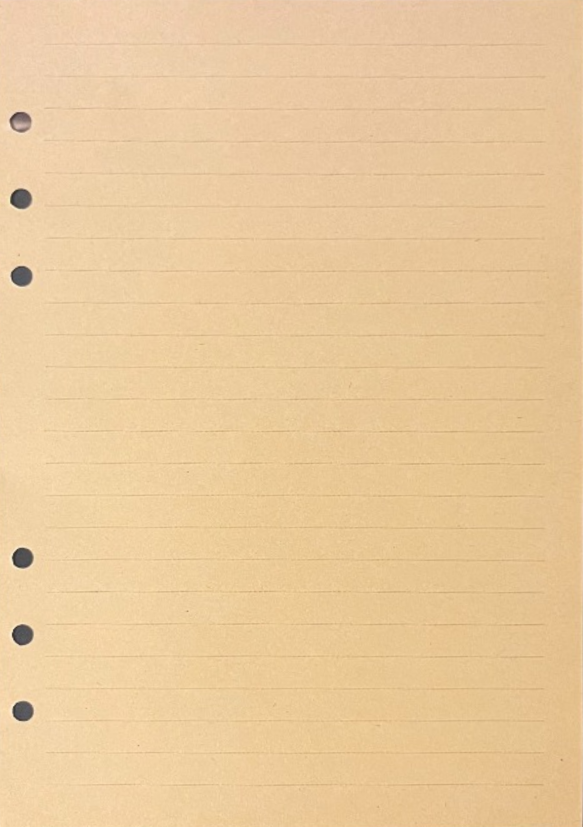
#> input picture journal/page01/real_paper_300dpi.png, 1748 x 2480 px (shown at 1/3 size)
$ python build_page01_back.py
#> lines starting #> are read from the running program, lines starting #| are printed output that depends on the picture
### scripts/journal/pdf_builder.py
"""
PDF Builder: Generates vector-dimensioned ISO A5 PDFs at exact 1:1 scale (300 DPI).
Ensures zero printer ink on unprinted paper regions.
"""

import os
from typing import Union
import cv2
import numpy as np
from PIL import Image

from .geometry import (
    A5_WIDTH_MM,
    A5_HEIGHT_MM,
    DEFAULT_DPI,
    CANVAS_WIDTH_PX,
    CANVAS_HEIGHT_PX,
    mm_to_pt,
)


class PDFBuilder:
    """Generates print-ready PDFs with millimetric precision."""

    @staticmethod
    def save_a5_pdf_from_rgba(
        rgba_img: np.ndarray,
        output_pdf_path: str,
        dpi: int = DEFAULT_DPI,
    ) -> None:
        """
        Saves an RGBA numpy array as an exact 1:1 A5 PDF (300 DPI).
        Unprinted pixels are mapped to pure (255, 255, 255) so standard CMYK printers
        deposit zero ink on the paper.

        Args:
            rgba_img: RGBA image of shape (H, W, 4).
            output_pdf_path: Target path for the output PDF.
            dpi: Resolution (default 300 DPI).
        """
        os.makedirs(os.path.dirname(os.path.abspath(output_pdf_path)), exist_ok=True)

        h, w = rgba_img.shape[:2]
        # Ensure canvas dimensions match target
        if (w, h) != (CANVAS_WIDTH_PX, CANVAS_HEIGHT_PX):
            rgba_img = cv2.resize(
                rgba_img,
                (CANVAS_WIDTH_PX, CANVAS_HEIGHT_PX),
                interpolation=cv2.INTER_LANCZOS4
            )

        # Separate color and alpha
        rgb = rgba_img[:, :, :3]
        alpha = rgba_img[:, :, 3].astype(np.float32) / 255.0

        # Composite against pure white background
        white_bg = np.ones((CANVAS_HEIGHT_PX, CANVAS_WIDTH_PX, 3), dtype=np.float32) * 255.0
        alpha_3d = alpha[:, :, np.newaxis]
        blended = rgb.astype(np.float32) * alpha_3d + white_bg * (1.0 - alpha_3d)
        final_rgb = np.clip(blended, 0, 255).astype(np.uint8)

        # Convert to PIL and save as PDF with exact DPI
        pil_img = Image.fromarray(final_rgb)
        pil_img.save(
            output_pdf_path,
            'PDF',
            resolution=float(dpi),
            quality=100
        )

### scripts/journal/geometry.py
"""
Mathematical and physical geometry definitions for A5 Journal pages.
Calibrated via computer vision on the physical leather-bound journal paper.
"""

from dataclasses import dataclass
from typing import List, Tuple

# Base Physical Dimensions (ISO 216 A5)
A5_WIDTH_MM: float = 148.0
A5_HEIGHT_MM: float = 210.0
DEFAULT_DPI: int = 300

# Conversion constants
MM_PER_INCH: float = 25.4
POINTS_PER_INCH: float = 72.0


def mm_to_px(mm: float, dpi: int = DEFAULT_DPI) -> int:
    """Convert millimeters to pixels at the specified DPI."""
    return round((mm / MM_PER_INCH) * dpi)


def px_to_mm(px: int, dpi: int = DEFAULT_DPI) -> float:
    """Convert pixels to millimeters at the specified DPI."""
    return (px / dpi) * MM_PER_INCH


def mm_to_pt(mm: float) -> float:
    """Convert millimeters to PostScript points (72 pt / inch)."""
    return (mm / MM_PER_INCH) * POINTS_PER_INCH


# Canvas sizes
CANVAS_WIDTH_PX: int = mm_to_px(A5_WIDTH_MM, DEFAULT_DPI)    # 1748 px
CANVAS_HEIGHT_PX: int = mm_to_px(A5_HEIGHT_MM, DEFAULT_DPI)  # 2480 px
CANVAS_WIDTH_PT: float = mm_to_pt(A5_WIDTH_MM)               # 419.528 pt
CANVAS_HEIGHT_PT: float = mm_to_pt(A5_HEIGHT_MM)             # 595.276 pt

# Physical Ruled Lines
LINE_COUNT: int = 21
HEADER_MARGIN_MM: float = 36.0
LINE_PITCH_MM: float = 8.2
BOTTOM_MARGIN_MM: float = 10.6

# 6-Ring Binder Holes Geometry
HOLE_DIAMETER_MM: float = 5.5
HOLE_RADIUS_MM: float = HOLE_DIAMETER_MM / 2.0
HOLE_MARGIN_FROM_EDGE_MM: float = 7.5

HOLE_Y_POSITIONS_MM: List[float] = [
    30.0, 49.0, 68.0,    # Upper trio
    138.0, 157.0, 176.0  # Lower trio
]


@dataclass(frozen=True)
class PageGeometry:
    """Geometry profile for a specific face (Cara A or Cara B)."""
    face: str  # 'A' (front, holes on left) or 'B' (back, holes on right)
    width_mm: float = A5_WIDTH_MM
    height_mm: float = A5_HEIGHT_MM
    dpi: int = DEFAULT_DPI

    # [34 lines left out: functions hole_x_center_mm, safe_content_box_mm, get_ruled_line_y_mm, not called in this run]

    def get_all_lines_y_mm(self) -> List[float]:
        """Returns all 21 ruled line Y positions in mm."""
        return [self.get_ruled_line_y_mm(i) for i in range(1, LINE_COUNT + 1)]


GEOMETRY_CARA_A = PageGeometry(face='A')
GEOMETRY_CARA_B = PageGeometry(face='B')

### scripts/journal/build_page01_back.py
"""
Production script for Page 1 Cara B (The Cartographer's Letter).
Renders 21 lines of authentic Renaissance Cartographer calligraphy directly onto the
physical ruled lines of A5 paper, with prominent title, celestial vignettes,
and the official Constellation Path seal on signature.
"""

import os
import sys
import cv2
import numpy as np
from PIL import Image, ImageDraw, ImageFont

sys.path.insert(0, os.path.abspath(os.path.join(os.path.dirname(__file__), '..', '..')))

from scripts.journal.geometry import (
    GEOMETRY_CARA_B,
    CANVAS_WIDTH_PX,
    CANVAS_HEIGHT_PX,
    mm_to_px,
)
from scripts.journal.pdf_builder import PDFBuilder


LETTER_LINES_21 = [
    "For centuries, our order believed every path had already been mapped.",
    "We were wrong. The old kingdom left trails that appear on no atlas,",
    "hidden markers waiting for someone to connect them across the land.",
    "",
    "My search began in the desert ruins, tracking symbols carved in stone.",
    "Every clue points toward a forgotten network of sanctuaries.",
    "The first three markers are verified.",
    "",
    "The Astrolabe we recovered is only one piece of a much larger puzzle.",
    "It does not point to ordinary stars. When aligned with the old towers,",
    "its dials reveal landmarks that should not exist on our charts.",
    "",
    "I have gathered all my observations, routes, and sketches in this book.",
    "Step by step, the pieces are beginning to form a single continuous route.",
    "There is still much ground to cover before the full map is revealed.",
    "",
    "Tonight I head north to follow the trail into the mountain pass.",
    "If you hold these notes, follow the clues in order and trust your instincts.",
    "",
    "The path is real. We just have to walk it.",
    "The Cartographer"
]


def create_constellation_seal(diameter: int = 74, gc: tuple = (28, 25, 23)) -> np.ndarray:
    """
    Renders the official Constellation Path emblem (Astrolabe rings, Stellar Triangle, 4 stars)
    in realistic hand-drawn graphite/ink signet style.
    """
    size = diameter + 24
    img = np.zeros((size, size, 4), dtype=np.uint8)
    cx, cy = size // 2, size // 2
    R = diameter // 2

    # Outer solid astrolabe ring with soft edge
    cv2.circle(img, (cx, cy), R, (*gc, 215), 1, cv2.LINE_AA)
    cv2.circle(img, (cx, cy), R - 3, (*gc, 125), 1, cv2.LINE_AA)

    # Middle dashed ring
    r_dash = int(R * 0.88)
    for deg in range(0, 360, 15):
        rad1 = np.deg2rad(deg)
        rad2 = np.deg2rad(deg + 8)
        x1 = int(round(cx + r_dash * np.cos(rad1)))
        y1 = int(round(cy + r_dash * np.sin(rad1)))
        x2 = int(round(cx + r_dash * np.cos(rad2)))
        y2 = int(round(cy + r_dash * np.sin(rad2)))
        cv2.line(img, (x1, y1), (x2, y2), (*gc, 180), 1, cv2.LINE_AA)

    # Inner ring
    r_in = int(R * 0.76)
    cv2.circle(img, (cx, cy), r_in, (*gc, 160), 1, cv2.LINE_AA)

    # Stellar Triangle
    r_tri = r_in * 0.82
    p_top = (cx, int(round(cy - r_tri)))
    p_bl = (int(round(cx + r_tri * np.cos(np.deg2rad(130)))), int(round(cy + r_tri * np.sin(np.deg2rad(130)))))
    p_br = (int(round(cx + r_tri * np.cos(np.deg2rad(50)))), int(round(cy + r_tri * np.sin(np.deg2rad(50)))))

    cv2.line(img, p_top, p_bl, (*gc, 215), 1, cv2.LINE_AA)
    cv2.line(img, p_top, p_br, (*gc, 215), 1, cv2.LINE_AA)
    cv2.line(img, p_bl, p_br, (*gc, 215), 1, cv2.LINE_AA)

    # 3 Major Constellation Stars with radiating cross-ticks
    stars = [p_top, p_bl, p_br]
    for px, py in stars:
        for dx, dy in [(0, 4), (0, -4), (4, 0), (-4, 0)]:
            cv2.line(img, (px, py), (px + dx, py + dy), (*gc, 160), 1, cv2.LINE_AA)
        cv2.circle(img, (px, py), 2, (*gc, 240), -1)

    # Center guide star
    p_cen = (cx, int(round(cy + r_tri * 0.18)))
    cv2.circle(img, p_cen, 1, (*gc, 220), -1)
    for dx, dy in [(0, 3), (0, -3), (3, 0), (-3, 0)]:
        cv2.line(img, (p_cen[0], p_cen[1]), (p_cen[0] + dx, p_cen[1] + dy), (*gc, 140), 1, cv2.LINE_AA)

    return img


# [27 lines left out: function create_header_astrolabe, not called in this run]


def create_constellation_doodle(width: int = 300, height: int = 150, gc: tuple = (28, 25, 23)) -> np.ndarray:
    """Renders a delicate star constellation diagram (Cygnus / Northern Cross) with coordinates."""
    img = np.zeros((height, width, 4), dtype=np.uint8)
    stars = [
        ('Deneb', (230, 25), 3),
        ('Sadr', (170, 70), 3),
        ('Albireo', (50, 125), 2),
        ('Gienah', (250, 115), 2),
        ('Delta', (105, 35), 2),
    ]
    lines = [
        (stars[0][1], stars[1][1]),
        (stars[1][1], stars[2][1]),
        (stars[1][1], stars[3][1]),
        (stars[1][1], stars[4][1]),
    ]
    for p1, p2 in lines:
        dist = int(np.hypot(p2[0]-p1[0], p2[1]-p1[1]))
        num_d = max(3, dist // 6)
        for step in range(0, num_d, 2):
            t1 = step / float(num_d)
            t2 = min(1.0, (step + 1) / float(num_d))
            pt1 = (int(round(p1[0] + (p2[0]-p1[0])*t1)), int(round(p1[1] + (p2[1]-p1[1])*t1)))
            pt2 = (int(round(p1[0] + (p2[0]-p1[0])*t2)), int(round(p1[1] + (p2[1]-p1[1])*t2)))
            cv2.line(img, pt1, pt2, (*gc, 105), 1, cv2.LINE_AA)

    for name, (sx, sy), r in stars:
        for dx, dy in [(0, 4), (0, -4), (4, 0), (-4, 0)]:
            cv2.line(img, (sx, sy), (sx + dx, sy + dy), (*gc, 130), 1, cv2.LINE_AA)
        cv2.circle(img, (sx, sy), r, (*gc, 195), -1)

    cv2.putText(img, 'CYGNUS', (200, 142), cv2.FONT_HERSHEY_SIMPLEX, 0.35, (*gc, 115), 1, cv2.LINE_AA)
    cv2.putText(img, '41*53 N', (30, 25), cv2.FONT_HERSHEY_SIMPLEX, 0.35, (*gc, 95), 1, cv2.LINE_AA)
    return img


def blit_rgba(target: np.ndarray, src: np.ndarray, x: int, y: int) -> None:
    """Safely blits an RGBA source onto an RGBA target canvas with boundary clamping."""
    th, tw = target.shape[:2]
    sh, sw = src.shape[:2]
    x1, y1 = max(0, x), max(0, y)
    x2, y2 = min(tw, x + sw), min(th, y + sh)
    if x2 <= x1 or y2 <= y1:
        return
    sx1, sy1 = x1 - x, y1 - y
    sx2, sy2 = sx1 + (x2 - x1), sy1 + (y2 - y1)
    sub = target[y1:y2, x1:x2]
    sub[:, :, 3] = np.maximum(sub[:, :, 3], src[sy1:sy2, sx1:sx2, 3])
    for c in range(3):
        sub[:, :, c] = src[sy1:sy2, sx1:sx2, c]
    target[y1:y2, x1:x2] = sub


def render_organic_handwriting_line(
    text: str,
    font_path: str,
    font_size: int = 41,
    seed: int = 123,
    gc: tuple = (46, 42, 38)
):
    """
    Renders a single line of handwriting with authentic wrist micro-jitter,
    natural letter-spacing variance, 2B pencil graphite grain, and organic pressure modulation.
    """
    if not text:
        return None
    scale = 3
    font = ImageFont.truetype(font_path, int(font_size * scale))
    dummy = Image.new('RGBA', (10, 10))
    d_dummy = ImageDraw.Draw(dummy)

    words = text.split(' ')
    w_total = d_dummy.textbbox((0, 0), text, font=font)[2] + len(words) * 6 * scale + 80 * scale
    h_total = int(font_size * 3.2 * scale)

    line_img = Image.new('RGBA', (w_total, h_total), (0, 0, 0, 0))
    d_line = ImageDraw.Draw(line_img)

    base_y = int(font_size * 2.1 * scale)
    cur_x = 10 * scale
    space_w = d_dummy.textbbox((0, 0), ' ', font=font)[2] - d_dummy.textbbox((0, 0), ' ', font=font)[0]

    np.random.seed(seed)
    for word in words:
        w_width = d_dummy.textbbox((0, 0), word, font=font)[2] - d_dummy.textbbox((0, 0), word, font=font)[0]
        jitter_y = np.random.uniform(-0.5, 0.5) * scale
        d_line.text((cur_x, base_y + jitter_y), word, font=font, anchor='ls', fill=(255, 255, 255, 255))
        cur_x += w_width + space_w + int(np.random.uniform(-1, 2) * scale)

    arr = np.array(line_img)
    alpha = arr[:, :, 3].astype(float)
    if alpha.max() == 0:
        return None

    # Realistic 2B graphite grain and natural wrist pressure dynamics
    grain = np.random.normal(0, 10, alpha.shape)
    textured = np.where(alpha > 10, np.clip(alpha * 0.90 + grain, 35, 240), alpha).astype(np.uint8)

    w_out = arr.shape[1] // scale
    h_out = arr.shape[0] // scale
    res_alpha = cv2.resize(textured, (w_out, h_out), interpolation=cv2.INTER_AREA)

    res = np.zeros((res_alpha.shape[0], res_alpha.shape[1], 4), dtype=np.uint8)
    for c in range(3):
        res[:, :, c] = gc[c]
    res[:, :, 3] = res_alpha
    return res, base_y // scale


def create_handdrawn_divider(width: int = 1345, gc: tuple = (46, 42, 38), seed: int = 99) -> np.ndarray:
    """
    Renders an authentic hand-drawn pencil divider line with subtle organic tremor,
    sinusoidal wave, soft tapering ends, and an irregular central diamond ornament.
    """
    np.random.seed(seed)
    h = 30
    img = np.zeros((h, width, 4), dtype=np.uint8)
    cy = h // 2
    pts = []
    for x in range(0, width, 4):
        wave = np.sin(x / 140.0) * 1.2 + np.cos(x / 65.0) * 0.6
        tremor = np.random.uniform(-0.4, 0.4)
        y = cy + wave + tremor
        t = 1.0
        if x < 60:
            t = x / 60.0
        elif x > width - 60:
            t = (width - x) / 60.0
        pts.append((x, int(round(y)), t))

    for i in range(len(pts) - 1):
        p1 = (pts[i][0], pts[i][1])
        p2 = (pts[i + 1][0], pts[i + 1][1])
        alpha = int(round(180 * min(pts[i][2], pts[i + 1][2])))
        cv2.line(img, p1, p2, (*gc, alpha), 1, cv2.LINE_AA)

    cx = width // 2
    dia_pts = np.array([
        [cx, cy - 4],
        [cx + 5, cy],
        [cx, cy + 4],
        [cx - 5, cy]
    ], np.int32)
    cv2.fillPoly(img, [dia_pts], (*gc, 180))
    cv2.polylines(img, [dia_pts], True, (*gc, 210), 1, cv2.LINE_AA)
    return img


def render_pencil_title(
    text: str,
    font_path: str,
    font_size: int = 58,
    gc: tuple = (46, 42, 38),
    seed: int = 42
) -> tuple:
    """
    Renders the title in authentic cursive pencil texture:
    soft pressure, graphite micro-grain, and natural alpha modulation.
    """
#> called with text = 'The Uncharted Path', font_path = 'assets/fonts/MarckScript.ttf', font_size = 58, gc = (46, 42, 38), seed = 42
    scale = 3
    font = ImageFont.truetype(font_path, int(font_size * scale))
    dummy = Image.new('RGBA', (10, 10))
    d_dummy = ImageDraw.Draw(dummy)
    bbox = d_dummy.textbbox((0, 0), text, font=font)
    w_tot = bbox[2] + 40 * scale
    h_tot = int(font_size * 2.8 * scale)
    img = Image.new('RGBA', (w_tot, h_tot), (0, 0, 0, 0))
#> img: PIL image 1844x487 RGBA; every value is 0
    d = ImageDraw.Draw(img)
    base_y = int(font_size * 1.9 * scale)
    d.text((10 * scale, base_y), text, font=font, anchor='ls', fill=(255, 255, 255, 255))

    arr = np.array(img)
    alpha = arr[:, :, 3].astype(float)
    np.random.seed(seed)
    grain = np.random.normal(0, 12, alpha.shape)
    textured = np.where(alpha > 10, np.clip(alpha * 0.88 + grain, 35, 235), alpha).astype(np.uint8)
    res_alpha = cv2.resize(textured, (arr.shape[1] // scale, arr.shape[0] // scale), interpolation=cv2.INTER_AREA)

    res = np.zeros((res_alpha.shape[0], res_alpha.shape[1], 4), dtype=np.uint8)
    for c in range(3):
        res[:, :, c] = gc[c]
    res[:, :, 3] = res_alpha
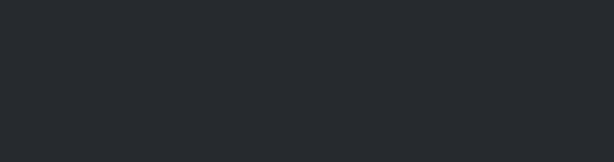
#> res: shape (162, 614, 4); mean of channels 0, 1, 2, 3 46, 42, 38, 14.9; drawn as B, G, R
    return res, base_y // scale


def render_cara_b_canvas(
    lines: list = LETTER_LINES_21,
    gc: tuple = (46, 42, 38),
    body_font_path: str = None,
    header_font_path: str = None
) -> np.ndarray:
    """Renders the transparent 300 DPI canvas for Cara B with authentic manuscript handwriting."""
    canvas = np.zeros((CANVAS_HEIGHT_PX, CANVAS_WIDTH_PX, 4), dtype=np.uint8)
    project_root = os.path.abspath(os.path.join(os.path.dirname(__file__), '..', '..'))

    if body_font_path is None:
        body_font_path = os.path.join(project_root, 'assets', 'fonts', 'MarckScript.ttf')
    if header_font_path is None:
        header_font_path = os.path.join(project_root, 'assets', 'fonts', 'MarckScript.ttf')

    # 1. Header: The Uncharted Path (58 pt cursive pencil, baseline on ruled line Y=231 px)
    t_img, base_out = render_pencil_title("The Uncharted Path", header_font_path, font_size=58, gc=gc, seed=42)
#> base_out = 110
    th, tw = t_img.shape[:2]
    blit_rgba(canvas, t_img, 165, 231 - base_out)

    # Hand-drawn irregular pencil divider with central diamond on ruled line Y=328 px
    div = create_handdrawn_divider(width=1345, gc=gc, seed=99)
    dh, dw = div.shape[:2]
    blit_rgba(canvas, div, 165, 328 - dh // 2)

    # 2. Compose Body Lines: Each line rests directly ON the physical ruled line
    x_body = 165
    for i, line_text in enumerate(lines):
        if not line_text:
            continue
        y_phys_line = int(round(425 + i * 96.85))

        if i == 20:  # Signature line
            rendered = render_organic_handwriting_line(line_text, body_font_path, font_size=46, seed=500 + i, gc=gc)
            if rendered:
                line_img, base_out = rendered
                lh, lw = line_img.shape[:2]

                sig_x = 760
                sig_y = y_phys_line - base_out - 3

                # Constellation Seal
                seal = create_constellation_seal(74, gc=gc)
                sh, sw = seal.shape[:2]
                seal_x = sig_x - sw - 15
                seal_y = y_phys_line - sh // 2 - 12
                blit_rgba(canvas, seal, seal_x, seal_y)

                # Signature text
                blit_rgba(canvas, line_img, sig_x, sig_y)

                # Cursive flourish underline
                uy = y_phys_line + 5
                cv2.line(canvas, (sig_x - 5, uy), (sig_x + lw + 20, uy), (*gc, 160), 1, cv2.LINE_AA)
                cv2.line(canvas, (sig_x + lw + 20, uy), (sig_x + lw + 45, uy + 8), (*gc, 90), 1, cv2.LINE_AA)

        else:
            rendered = render_organic_handwriting_line(line_text, body_font_path, font_size=41, seed=100 + i * 37, gc=gc)
            if rendered:
                line_img, base_out = rendered
                lh, lw = line_img.shape[:2]
                ly = y_phys_line - base_out - 3
                blit_rgba(canvas, line_img, x_body, ly)
#> this loop made 21 passes
#> (base_out, ly) on passes 1, 2, 3, 5, 6, 7, 9, 10: (86, 336), (86, 433), (86, 530), (86, 723), (86, 820), (86, 917), (86, 1111), (86, 1208)
#> pass 1, in render_organic_handwriting_line, `alpha = arr[:, :, 3].astype(float)`:
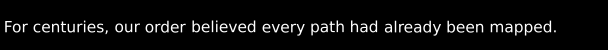
#> alpha: shape (393, 4858) float64 (shown at 1/8 size); min 0, max 255, mean 13.9
#> after the loop:
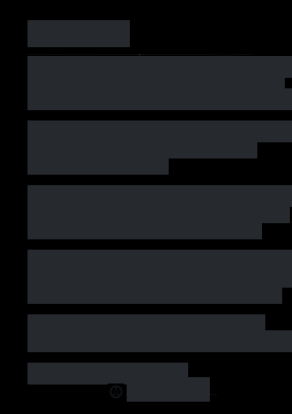
#> canvas: shape (2480, 1748, 4) (shown at 1/6 size); mean of channels 0, 1, 2, 3 27.3, 24.9, 22.5, 8.7; drawn as B, G, R

    # 3. Constellation doodle in EMPTY right margin at Line 6/7 (Y=875, X=1160)
    doodle = create_constellation_doodle(300, 150, gc=gc)
#> after the loop in create_constellation_doodle, `for name, (sx, sy), r in stars:`:
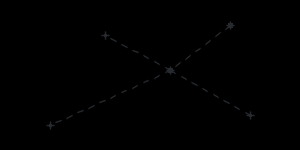
#> img: shape (150, 300, 4); mean of channels 0, 1, 2, 3 0.4, 0.3, 0.3, 1.1; drawn as B, G, R
    blit_rgba(canvas, doodle, 1160, 875)
#> in blit_rgba (call 20), `sub[:, :, 3] = np.maximum(sub[:, :, 3], src[sy1:sy2, sx1:sx2, 3])`:
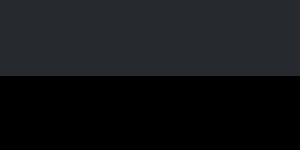
#> sub: shape (150, 300, 4); mean of channels 0, 1, 2, 3 23.3, 21.3, 19.3, 11.6; drawn as B, G, R

    # Note: Footer removed per user request

    return canvas


def build_page01_back(
    real_paper_photo_path: str,
    output_dir: str
) -> None:
    """Generates all production assets for Cara B."""
    os.makedirs(output_dir, exist_ok=True)
    print("=== Building Page 1 Cara B (The Cartographer's Letter) ===")

    # 1. Render canvas
    print("\n[Step 1/3] Rendering 300 DPI calligraphy canvas supported on ruled lines...")
    canvas_rgba = render_cara_b_canvas()

    pdf_dir = os.path.join(output_dir, "pdf")
    mockup_dir = os.path.join(output_dir, "mockups")
    os.makedirs(pdf_dir, exist_ok=True)
    os.makedirs(mockup_dir, exist_ok=True)

    # 2. Save Print-Ready 1:1 Vector A5 PDF
    print("\n[Step 2/3] Generating print-ready 1:1 A5 PDF...")
    pdf_path = os.path.join(pdf_dir, "page01_back_letter_A5.pdf")
    PDFBuilder.save_a5_pdf_from_rgba(canvas_rgba, pdf_path, dpi=300)
    print(f"  -> Saved print-ready PDF: {pdf_path}")

    # 3. Photorealistic mockup over real paper
    print("\n[Step 3/3] Generating photorealistic mockup on real photographed paper...")
    if os.path.exists(real_paper_photo_path):
        bg = cv2.imread(real_paper_photo_path)
#> bg is the input picture: shape (2480, 1748, 3); mean B, G, R 156.8, 201.7, 233.9
        if bg is not None:
            # Resize background to 300 DPI and flip horizontally for Cara B
            bg_matched = cv2.resize(bg, (CANVAS_WIDTH_PX, CANVAS_HEIGHT_PX), interpolation=cv2.INTER_LANCZOS4)
            bg_flipped = cv2.flip(bg_matched, 1)

            fg_rgb = canvas_rgba[:, :, :3].astype(np.float32)
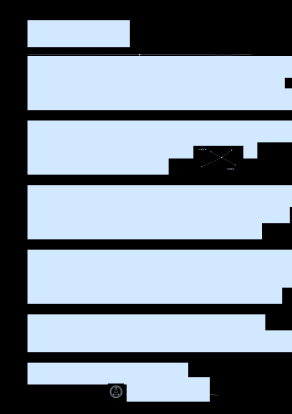
#> fg_rgb: shape (2480, 1748, 3) float32 (shown at 1/6 size); mean of channels 0, 1, 2 27.9, 23.9, 23.1; drawn with min black and max white
            alpha = (canvas_rgba[:, :, 3].astype(np.float32) / 255.0)[:, :, np.newaxis]
            mockup = (fg_rgb * alpha + bg_flipped.astype(np.float32) * (1.0 - alpha)).astype(np.uint8)
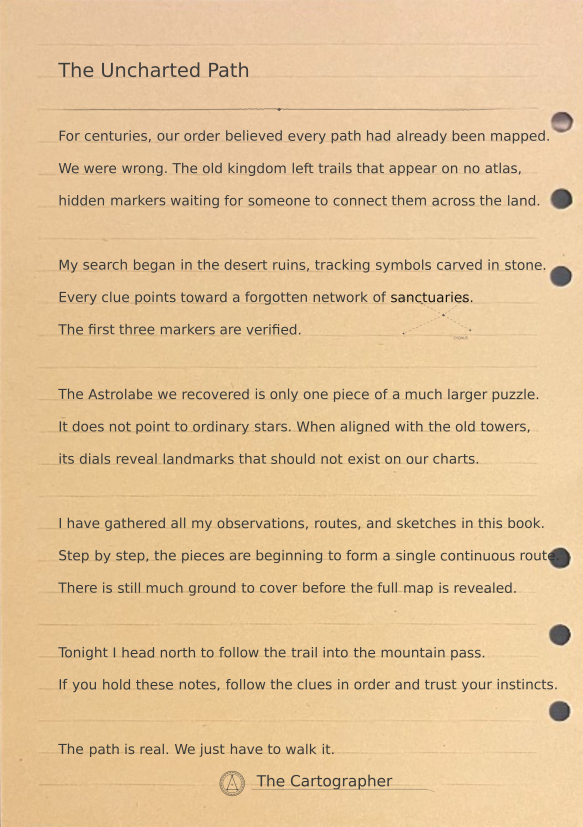
#> mockup: shape (2480, 1748, 3) (shown at 1/3 size); mean of channels 0, 1, 2 153, 196.2, 227.1; drawn as B, G, R

            mockup_path = os.path.join(mockup_dir, "page01_back_real_paper_mockup.jpg")
            cv2.imwrite(mockup_path, mockup, [cv2.IMWRITE_JPEG_QUALITY, 95])
            print(f"  -> Saved photorealistic mockup: {mockup_path}")
    else:
        print(f"  -> Notice: Background paper photo not found at {real_paper_photo_path}")

    print("\n=== Cara B Production Pipeline Completed Successfully! ===")


if __name__ == "__main__":
    project_root = os.path.abspath(os.path.join(os.path.dirname(__file__), '..', '..'))
    paper_path = os.path.join(project_root, "journal", "page01", "real_paper_300dpi.png")
    out_dir = os.path.join(project_root, "journal", "page01")
    build_page01_back(paper_path, out_dir)
